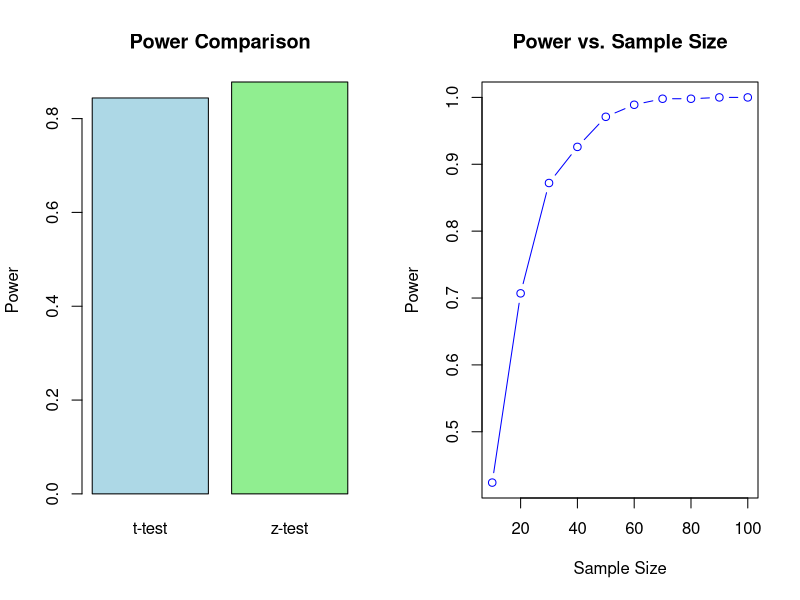

Here is the R script that generated this plot:
# Parameters
set.seed(123)
mu0 <- 5; mu1 <- 6; sigma <- 2; n <- 30; alpha <- 0.05; N_sim <- 1000

# Simulation for Power Calculation
power_t_test <- mean(replicate(N_sim, t.test(rnorm(n, mu1, sigma), mu = mu0, alternative = "greater")$p.value < alpha))
power_z_test <- mean(replicate(N_sim, (mean(rnorm(n, mu1, sigma)) - mu0) / (sigma / sqrt(n)) > qnorm(1 - alpha)))

# Output
cat("Power of t-test:", power_t_test, "\nPower of z-test:", power_z_test, "\n")

# Graphical Output
par(mfrow = c(1, 2))
barplot(c(power_t_test, power_z_test), names.arg = c("t-test", "z-test"), col = c("lightblue", "lightgreen"), main = "Power Comparison", ylab = "Power")

sample_sizes <- seq(10, 100, by = 10)
power_t <- sapply(sample_sizes, function(n) mean(replicate(N_sim, t.test(rnorm(n, mu1, sigma), mu = mu0, alternative = "greater")$p.value < alpha)))
plot(sample_sizes, power_t, type = "b", col = "blue", main = "Power vs. Sample Size", xlab = "Sample Size", ylab = "Power")
